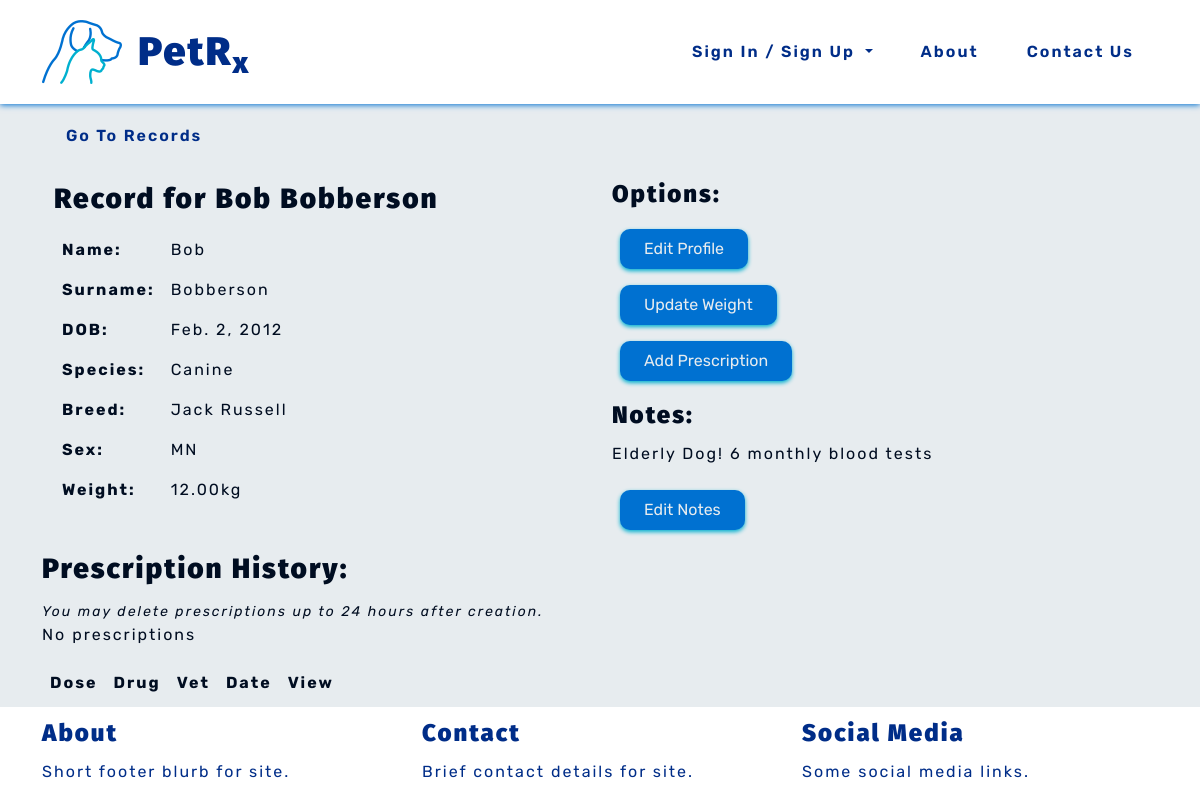
/records/animal-profile/1, run on an earlier commit of the app's database.
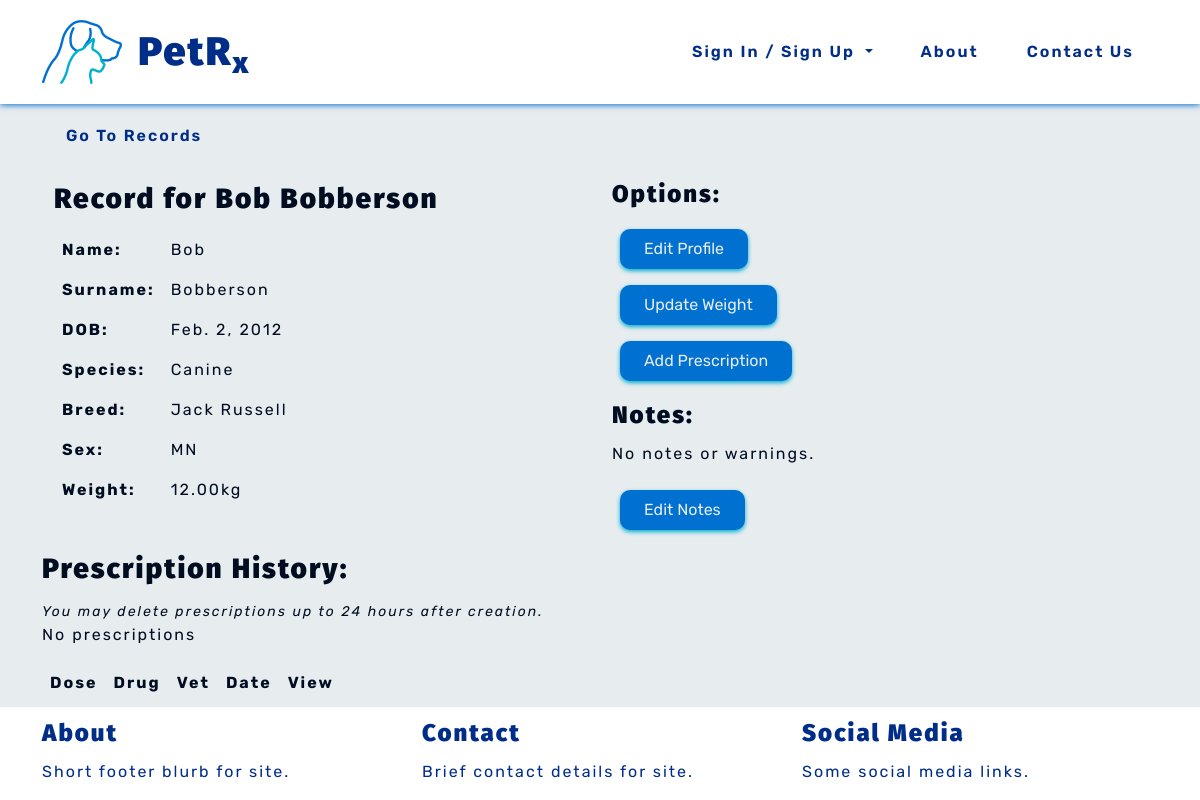
And on a later commit of the database.
### records/models.py (models this page shows)
class Record(models.Model):
    name = models.CharField(max_length=50)
    surname = models.CharField(max_length=50)
    date_of_birth = models.DateField()
    species = models.CharField(choices=SPECIES, max_length=10)
    breed = models.CharField(max_length=50)
    sex = models.CharField(choices=SEX, max_length=10)
    weight = models.DecimalField(max_digits=5, decimal_places=2)
    note = models.CharField(max_length=300, blank=True)
    def __str__(self):
        return self.name + " " + self.surname
    class Meta:
        ordering = ['surname']
        unique_together = ['name', 'surname', 'date_of_birth', 'species', 'breed', 'sex']

### records/views.py (the view)
# urls.py: path('animal-profile/<int:animal_id>', views.AnimalRecord.as_view(), name='animal_profile'),
class AnimalRecord(View):
    def get(self, request, animal_id):
        queryset = Record.objects.all()
        profile = get_object_or_404(queryset, id=animal_id)
        context = {'profile': profile}
        return render(request, 'records/animal_profile.html', context)

### records/templates/records/animal_profile.html
{% extends 'base.html' %}
{% block content %}
<a class="page-links" href="{% url 'records:records' %}" aria-label="Go to records">Go To Records</a>
<section>
    <div class="container">
        <div class="row">
            <div class="col-md-6">
                <h3>Record for {{ profile }}</h3>
                <table>
                    <tr>
                        <th>Name: </th>
                        <td>{{ profile.name }}</td>
                    </tr>
                    <tr>
                        <th>Surname: </th>
                        <td>{{ profile.surname }}</td>
                    </tr>
                    <tr>
                        <th>DOB: </th>
                        <td>{{ profile.date_of_birth }}</td>
                    </tr>
                    <tr>
                        <th>Species: </th>
                        <td>{{ profile.species }}</td>
                    </tr>
                    <tr>
                        <th>Breed: </th>
                        <td>{{ profile.breed }}</td>
                    </tr>
                    <tr>
                        <th>Sex: </th>
                        <td>{{ profile.sex }}</td>
                    </tr>
                    <tr>
                        <th>Weight: </th>
                        <td>{{ profile.weight }}kg</td>
                    </tr>
                </table>
            </div>
            <div class="col-md-6">
                <div>
                    <h4>Options:</h4>
                    <div class="col-md-6">
                        <a class="pet-btns sm-btns" href="{% url 'records:edit_animal' animal_id=profile.id %}" aria-label="Edit animal record">Edit Profile</a>
                        <a class="pet-btns sm-btns" hx-get="{% url 'records:update_weight' animal_id=profile.id %}"
                            hx-target="#modal-dialog"
                            aria-label="Update weight">
                            Update Weight</a>
                        <a class="pet-btns sm-btns" hx-get="{% url 'prescriptions:add_prescrip' animal_id=profile.id %}"
                            hx-target="#modal-dialog"
                            aria-label="Add new prescription">Add Prescription</a>
                    </div>
                </div>
                <div>
                    <h4>Notes:</h4>
                    <p>
                        {{ profile.note|default:"No notes or warnings." }}
                    </p>
                    <a class="pet-btns sm-btns"
                    hx-get="{% url 'records:edit_notes' animal_id=profile.id %}"
                    hx-target="#modal-dialog"
                    aria-label="Edit notes">Edit Notes</a>
                </div>
            </div>
        </div>
    </div>
</section>
<section id="animal-prescrip-list" hx-get="{% url 'prescriptions:list_prescrip' animal_id=profile.id %}" hx-trigger="load">
    {% include 'prescriptions/list_prescrip.html' %}
</section>
{% endblock %}

What changed in the data, as far as the page shows it:
changed Record "Bob Bobberson": note "Elderly Dog! 6 monthly blood tests" → "No notes or warnings."
